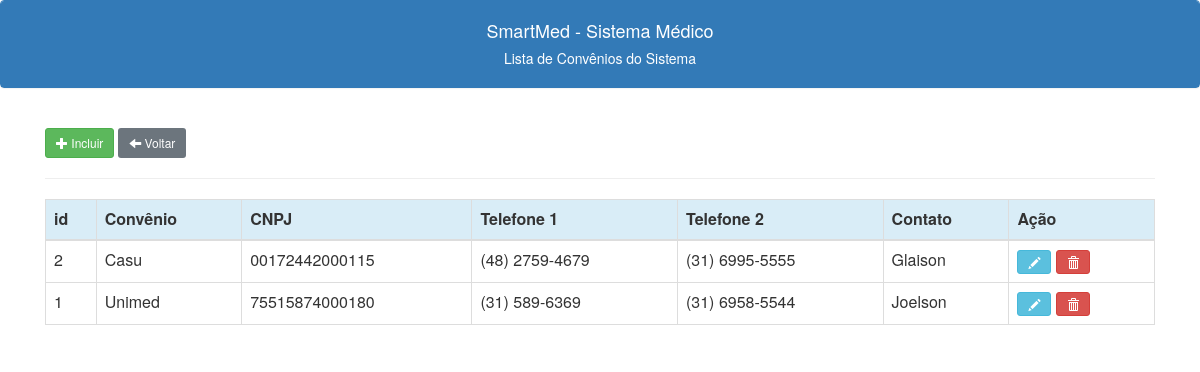
The page /convenios_lista.php on the database as committed earlier.
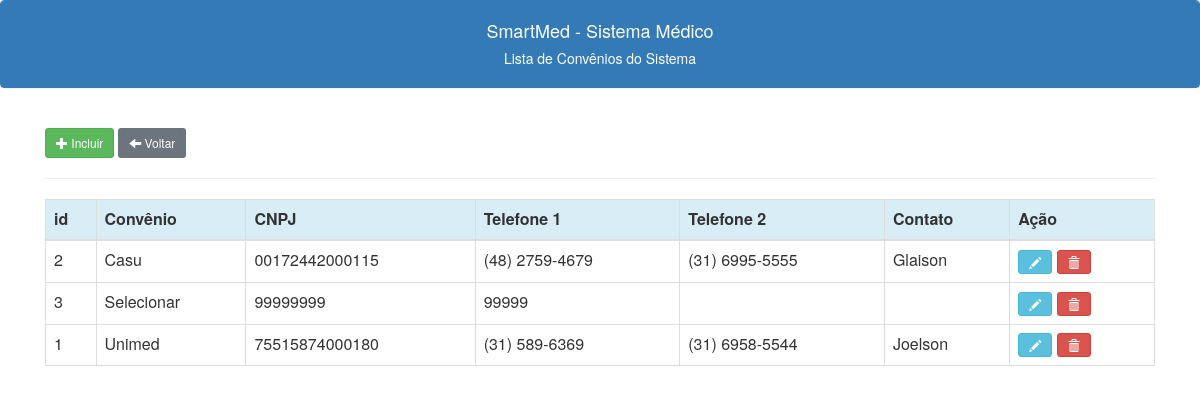
The same page on the database as committed later.
### tables this page shows
CREATE TABLE IF NOT EXISTS `convenios` (
  `id` int NOT NULL AUTO_INCREMENT,
  `id_tabela` int DEFAULT NULL,
  `nome` varchar(150) NOT NULL,
  `razaosocial` varchar(150) NOT NULL,
  `cnpj` varchar(18) NOT NULL,
  `inscestad` varchar(15) DEFAULT NULL,
  `inscmunicipal` varchar(14) DEFAULT NULL,
  `endereco` varchar(120) DEFAULT NULL,
  `bairro` varchar(120) DEFAULT NULL,
  `cidade` varchar(120) DEFAULT NULL,
  `cep` varchar(10) DEFAULT NULL,
  `uf` varchar(2) DEFAULT NULL,
  `fone1` varchar(20) NOT NULL,
  `fone2` varchar(20) DEFAULT NULL,
  `email` varchar(150) NOT NULL,
  `url` varchar(255) DEFAULT NULL,
  `diaenvio` char(2) DEFAULT NULL,
  `diapagamento` char(2) DEFAULT NULL,
  `percentch` varchar(3) DEFAULT NULL,
  `contato` varchar(100) DEFAULT NULL,
  `obs` blob,
  PRIMARY KEY (`id`),
  KEY `FK_convenios_tabela` (`id_tabela`),
  CONSTRAINT `FK_convenios_tabela` FOREIGN KEY (`id_tabela`) REFERENCES `tabela` (`id`)
);

### convenios_lista.php (the view, shortened to what this page needs)
<?php
include("conexao.php");
include("links.php");
?>
<!doctype html>
<html lang="en">
<head>
</head>
<body>
    <div class="panel panel-primary class">
        <div class="panel-heading text-center">
            <h4>SmartMed - Sistema Médico</h4>
            <h5>Lista de Convênios do Sistema<h5>
        </div>
    </div>
    <br>
    <div class="container -my5">
        <a class="btn btn-success btn-sm" href="/smedweb/convenio_novo.php"><span class="glyphicon glyphicon-plus"></span> Incluir</a>
        <a class="btn btn-secondary btn-sm" href="/smedweb/menu.php"><span class="glyphicon glyphicon-arrow-left"></span> Voltar</a>
        <hr>
        <table class="table display table-bordered tabconvenios">
            <thead class="thead">
                <tr  class="info">
                    <th scope="col">id</th>
                    <th scope="col">Convênio</th>
                    <th scope="col">CNPJ</th>
                    <th scope="col">Telefone 1</th>
                    <th scope="col">Telefone 2</th>
                    <th scope="col">Contato</th>
                    <th scope="col">Ação</th>
                </tr>
            </thead>
            <tbody>
                <?php
                $c_sql = "SELECT convenios.id, convenios.nome,convenios.cnpj, convenios.fone1, convenios.fone2, convenios.contato FROM convenios" .
                    " ORDER BY convenios.nome";
                $result = $conection->query($c_sql);
                while ($c_linha = $result->fetch_assoc()) {
                    echo "
                    <tr>
                    <td>$c_linha[id]</td>
                    <td>$c_linha[nome]</td>
                    <td>$c_linha[cnpj]</td>
                    <td>$c_linha[fone1]</td>
                    <td>$c_linha[fone2]</td>
                    <td>$c_linha[contato]</td>
                    <td>
                    <a class='btn btn-info btn-sm' title='Editar Convenios' href='/smedweb/convenio_editar.php?id=$c_linha[id]'><span class='glyphicon glyphicon-pencil'></span></a>
                    <a class='btn btn-danger btn-sm' title='Excluir Convenios' href='javascript:func()'onclick='confirmacao($c_linha[id])'><span class='glyphicon glyphicon-trash'></span></a>
                    </td>
                    </td>
                    </tr>
                    ";
                }
                ?>
            </tbody>
        </table>
    </div>
</body>
</html>

Rows that differ between the two databases and show on the page:
added convenios: id "3", nome "Selecionar", cnpj "99999999", fone1 "99999"
